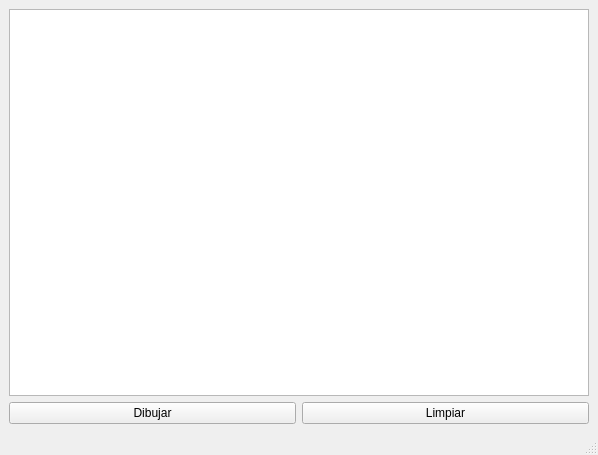
<?xml version="1.0" encoding="UTF-8"?>
<ui version="4.0">
 <class>MainWindow</class>
 <widget class="QMainWindow" name="MainWindow">
  <property name="geometry">
   <rect>
    <x>0</x>
    <y>0</y>
    <width>598</width>
    <height>455</height>
   </rect>
  </property>
  <property name="windowTitle">
   <string>MainWindow</string>
  </property>
  <widget class="QWidget" name="centralwidget">
   <layout class="QGridLayout" name="gridLayout">
    <item row="0" column="0" colspan="2">
     <widget class="QGraphicsView" name="graphicsView"/>
    </item>
    <item row="1" column="0">
     <widget class="QPushButton" name="dibujar">
      <property name="text">
       <string>Dibujar</string>
      </property>
     </widget>
    </item>
    <item row="1" column="1">
     <widget class="QPushButton" name="limpiar">
      <property name="text">
       <string>Limpiar</string>
      </property>
     </widget>
    </item>
   </layout>
  </widget>
  <widget class="QMenuBar" name="menubar">
   <property name="geometry">
    <rect>
     <x>0</x>
     <y>0</y>
     <width>598</width>
     <height>22</height>
    </rect>
   </property>
  </widget>
  <widget class="QStatusBar" name="statusbar"/>
 </widget>
 <resources/>
 <connections/>
</ui>
